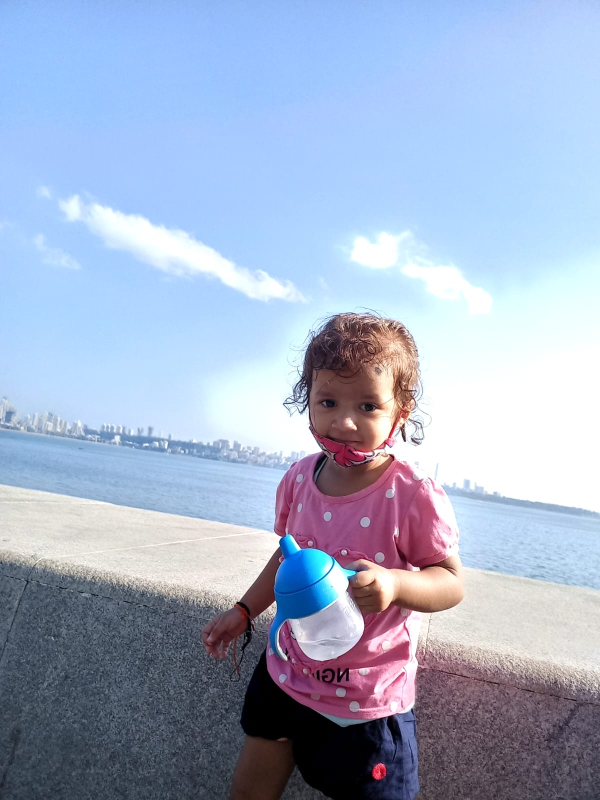
#> input picture kanishka.jpg, 1200 x 1600 px (shown at 1/2 size)
$ python TASK1.PY
#> lines starting #> are read from the running program, lines starting #| are printed output that depends on the picture
import cv2
import pandas as pd
img = cv2.imread( r'kanishka.jpg')
#> img is the input picture: shape (1600, 1200, 3); mean B, G, R 200.9, 175.5, 162.2
img=cv2.resize(img,(600,600))
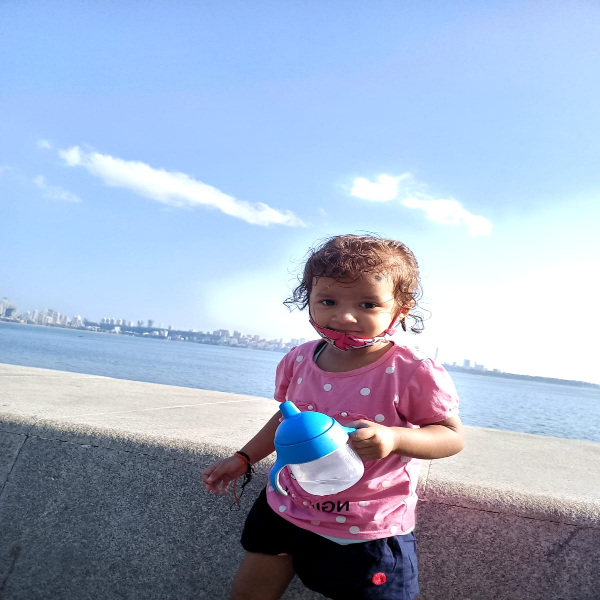
#> img: shape (600, 600, 3); mean B, G, R 200.8, 175.5, 162.2


clicked = False
r = g = b = x_pos = y_pos = 0


index = ["color", "color_name", "hex", "R", "G", "B"]
csv = pd.read_csv('colors.csv', names=index, header=None)
#> (reads colors.csv from the repository)


def get_color_name(R, G, B):
    minimum = 10000
    for i in range(len(csv)):
        d = abs(R - int(csv.loc[i, "R"])) + abs(G - int(csv.loc[i, "G"])) + abs(B - int(csv.loc[i, "B"]))
        if d <= minimum:
            minimum = d
            cname = csv.loc[i, "color_name"]
    return cname


def function(event, x, y, flags, param):
    if event == cv2.EVENT_LBUTTONDBLCLK:
        global b, g, r, x_pos, y_pos, clicked
        clicked = True
        x_pos = x
        y_pos = y
        b, g, r = img[y, x]
        b = int(b)
        g = int(g)
        r = int(r)


cv2.namedWindow('image')
cv2.setMouseCallback('image',function)

while True:

    cv2.imshow("image",img)
    if clicked:


        cv2.rectangle(img, (16,16), (600, 60), (b, g, r), -1)
        text = get_color_name(r, g, b) + ' R=' + str(r) + ' G=' + str(g) + ' B=' + str(b)
        cv2.putText(img, text, (50, 50), 2, 0.8, (255, 255, 255), 2, cv2.LINE_AA)


        if r + g + b >= 600:
            cv2.putText(img, text, (50, 50), 2, 0.8, (0, 0, 0), 2, cv2.LINE_AA)

        clicked = False
    if cv2.waitKey(20) & 0xFF == 27:
#> (key Esc is pressed here)
        break

cv2.destroyAllWindows()
